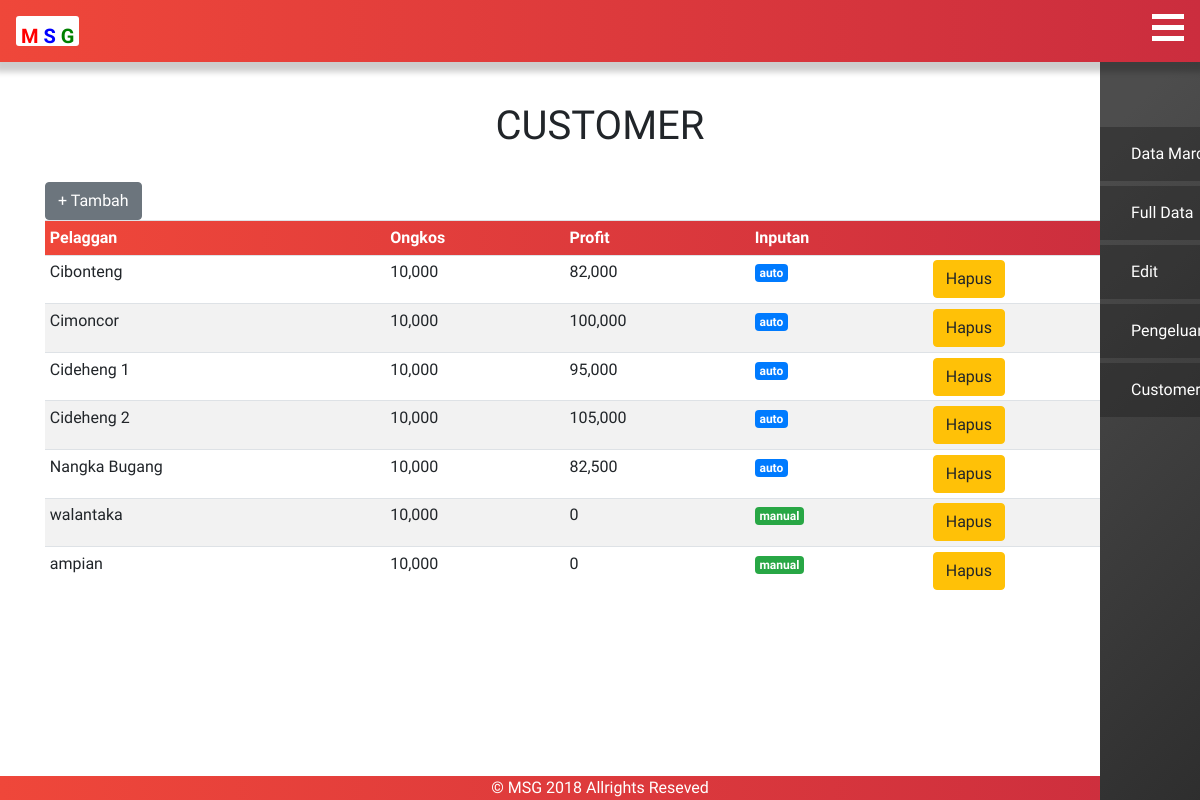
/customer.php, run on the app's committed database.
### tables this page shows
CREATE TABLE `tbl_plg` (
  `id` int(11) NOT NULL,
  `namaplg` varchar(100) NOT NULL,
  `ongkos` int(50) NOT NULL,
  `profit` int(50) NOT NULL,
  `pembayaran` varchar(100) NOT NULL
);

### customer.php (the view, shortened to what this page needs)
<?php
include "header.php";
include "conn.php";
?>
    <br><br><br>
    <div class="container">
        <h1 class="text-center">CUSTOMER</h1><br>
        <button type="button" class="btn btn-secondary" data-toggle="modal" data-target="#tambahNamaPlg">+ Tambah</button>
        <br>
        <table class="table table-striped table-sm ">
          <tr class="bg-danger" style="color: white;">
            <th>Pelaggan</th>
            <th>Ongkos</th>
            <th>Profit</th>
            <th>Inputan</th>
            <th></th>
          </tr>
          <?php
          $sql = mysqli_query($conn, "SELECT * FROM tbl_plg");
          foreach($sql as $q) :
           ?>
          <tr>
            <td><?= $q["namaplg"]; ?></td>
            <td><?= number_format($q["ongkos"]); ?></td>
            <td><?= number_format($q["profit"]); ?></td>
            <?php if("auto" == $q["pembayaran"]): ?>
              <td><span class="badge badge-primary"><?= $q["pembayaran"]; ?></span></td>
              <?php elseif("manual" == $q["pembayaran"]): ?>
              <td><span class="badge badge-success"><?= $q["pembayaran"]; ?></span></td>
            <?php endif; ?>
            <td><a class="btn btn-warning" id="hapusPelanggan" href="#" onclick="hapusPelanggan(<?= $q['id']; ?>);">Hapus</a></td>
          </tr>
        <?php endforeach; ?>
        </table><br>
    </div>
<?php include "footer.php"; ?>

### header.php (shortened to what this page needs)
<!doctype html>
<html lang="en">
  <head>
    <link rel="stylesheet" href="css/bootstrap.min.css">
    <link rel="stylesheet" type="text/css" href="css/style.css?v=<?php echo time(); ?>">
    <link rel="stylesheet" href="https://cdn.linearicons.com/free/1.0.0/icon-font.min.css">
  </head>
  <body>
    <div id="mySidenav" class="sidenav">
      <div class="bg">
        <p style="color: white;text-align: center;">Menu</p>
        <a href="bulan.php"><span class="lnr lnr-calendar-full mr-3"></span> Data <?= date("F"); ?></a>
        <a href="list.php"> <span class="lnr lnr-text-align-justify mr-3"></span> Full Data</a>
        <a href="edit.php"> <span class="lnr lnr-highlight mr-3"></span> Edit</a>
        <a href="plist.php"><span class="lnr lnr-exit mr-3"></span> Pengeluaran</a>
        <a href="customer.php"><span class="lnr lnr-users mr-3"></span> Customer</a>
      </div>
    </div>
    <nav class="navbar fixed-top navbar-dark bg-danger">
      <a style="background: white; color: black; padding: 5px; border-radius:3px;height: 30px;" class="navbar-brand" href="index.php">
        <b style="color: red;">M</b>
        <b style="color: blue;">S</b>
        <b style="color: green;">G</b>
      </a>
      <ul class="nav justify-content-end">
        <li class="nav-item">
          <div class="containerBurger" onclick="myFunction(this)">
            <div class="bar1"></div>
            <div class="bar2"></div>
            <div class="bar3"></div>
          </div>
        </li>
      </ul>
    </nav>

### footer.php (shortened to what this page needs)
    <section id="footer">
      <footer class="text-center bg-danger">
        &copy; MSG 2018 Allrights Reseved
      </footer>
    </section>
  </body>
</html>

### css/style.css (style rules this page uses)
* { -webkit-transition: all 0.5s ease-out; -moz-transition: all 0.5s ease-out; -ms-transition: all 0.5s ease-out; -o-transition: all 0.5s ease-out; transition: all 0.5s ease-out; }
body, html { margin: 0px 0px 0px 0px; height:100%; font-family: 'Gayathri', sans-serif; }
.bg-danger { background: #cb2d3e; background: -webkit-linear-gradient(to right, #ef473a, #cb2d3e); background: linear-gradient(to right, #ef473a, #cb2d3e); }
.container { margin-top: 30px; }
footer { z-index:10000000; position: fixed; left: 0; bottom: 0; width: 100%; background-color: red; color: white; text-align: center; }
.navbar { z-index: 99999999 !important; box-shadow: 0px 5px 6px 5px rgba(0,0,0,.2); }
.navbar a { color: white; }
.sidenav { display: block; height: 100%; width: 50%; position: fixed; z-index: 99999999; top: 0; right: 0; background-image: linear-gradient( 135deg, #4d4d4d 10%, #1a1a1a 100%); overflow-x: hidden; padding-top: 15px; transform: translate(500px,0px); }
.bg { margin-top: 4.5rem; }
.sidenav .bg a { padding: 15px; margin-bottom: 5px; text-decoration: none; color: #fff; display: block; background: #1d1d1d66; }

### header.php (style rules this page uses)
.containerBurger { display: inline-block; cursor: pointer; }
.bar1, .bar2, .bar3 { width: 32px; height: 5px; background-color: #fff; margin: 6px 0; transition: 0.4s; }

### data on the page
tbl_plg: namaplg "Cibonteng", ongkos "10,000", profit "82,000", pembayaran "auto"
tbl_plg: namaplg "Cimoncor", ongkos "10,000", profit "100,000", pembayaran "auto"
tbl_plg: namaplg "Cideheng 1", ongkos "10,000", profit "95,000", pembayaran "auto"
tbl_plg: namaplg "Cideheng 2", ongkos "10,000", profit "105,000", pembayaran "auto"
tbl_plg: namaplg "Nangka Bugang", ongkos "10,000", profit "82,500", pembayaran "auto"
tbl_plg: namaplg "walantaka", ongkos "10,000", profit "0", pembayaran "manual"
tbl_plg: namaplg "ampian", ongkos "10,000", profit "0", pembayaran "manual"
